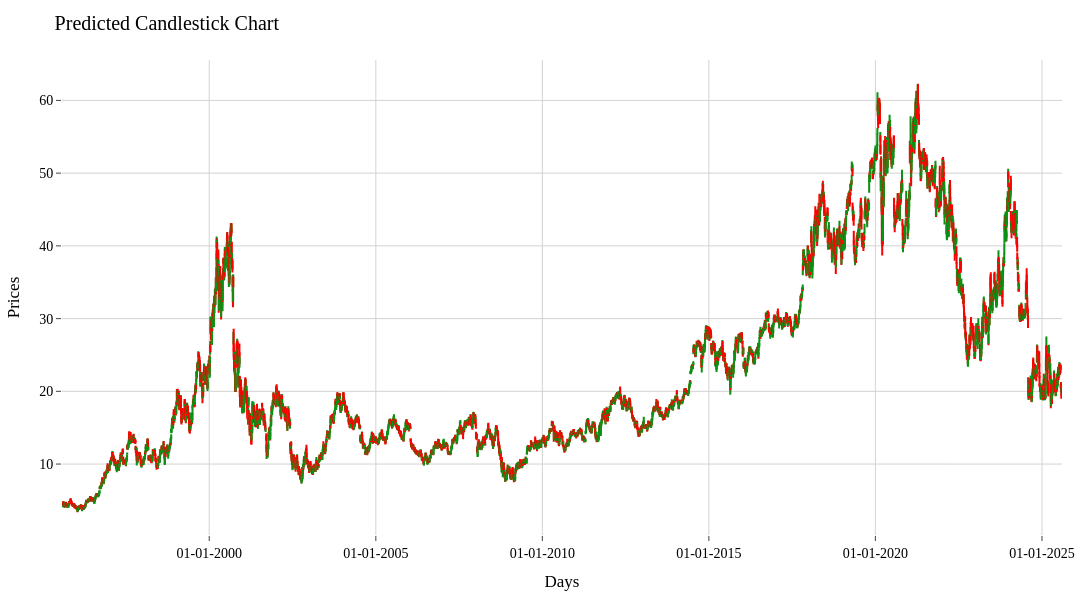

Notebook code for this chart:
### Code cell
df['Date'] = pd.to_datetime(df['Date'])
df = df.sort_values('Date')
df.set_index('Date', inplace=True)
final_df = df[['Open', 'High', 'Low', 'Close']]

candlestick_trace = go.Candlestick(
    x = final_df.index,
    open=final_df['Open'],
    high=final_df['High'],
    low=final_df['Low'],
    close=final_df['Close'],
    name='Candlestick',
    increasing_line_color="#0c9115",
    decreasing_line_color="#ff0000"
)

fig = go.Figure(data=[candlestick_trace])

fig.update_layout(
    title="Predicted Candlestick Chart",
    xaxis_title="Days",
    yaxis_title="Prices",
    template="plotly_white",
    height=600,
    width=1500,
    xaxis_rangeslider_visible=False,
    hovermode='x unified',
    font=dict(family="Arial Black", size=14, color="#000000"),
    margin=dict(l=60, r=30, t=60, b=60),
    plot_bgcolor='rgba(255, 255, 255, 0.95)'
)

fig.update_xaxes(
    tickformat='%d-%m-%Y',
    showgrid=True,
    gridcolor='lightgray',
    ticks='outside'
)

fig.update_yaxes(
    showgrid=True,
    gridcolor='lightgray',
    ticks='outside'
)

fig.show()

### Figure 1 — Plotly figure (JSON) as saved in the notebook; plotly's stock layout.template omitted (floating-point values rounded to 4 significant figures; data arrays with more than 128 entries replaced by an {"elided": "..."} marker saying what was removed)
{"data": [{"close": {"elided": "7556 float values"}, "decreasing": {"line": {"color": "#ff0000"}}, "high": {"elided": "7556 float values"}, "increasing": {"line": {"color": "#0c9115"}}, "low": {"elided": "7556 float values"}, "name": "Candlestick", "open": {"elided": "7556 float values"}, "type": "candlestick", "x": {"elided": "7556 str values"}}], "layout": {"font": {"color": "#000000", "family": "Arial Black", "size": 14}, "height": 600, "hovermode": "x unified", "margin": {"b": 60, "l": 60, "r": 30, "t": 60}, "plot_bgcolor": "rgba(255, 255, 255, 0.95)", "title": {"text": "Predicted Candlestick Chart"}, "width": 1500, "xaxis": {"gridcolor": "lightgray", "rangeslider": {"visible": false}, "showgrid": true, "tickformat": "%d-%m-%Y", "ticks": "outside", "title": {"text": "Days"}}, "yaxis": {"gridcolor": "lightgray", "showgrid": true, "ticks": "outside", "title": {"text": "Prices"}}}}
